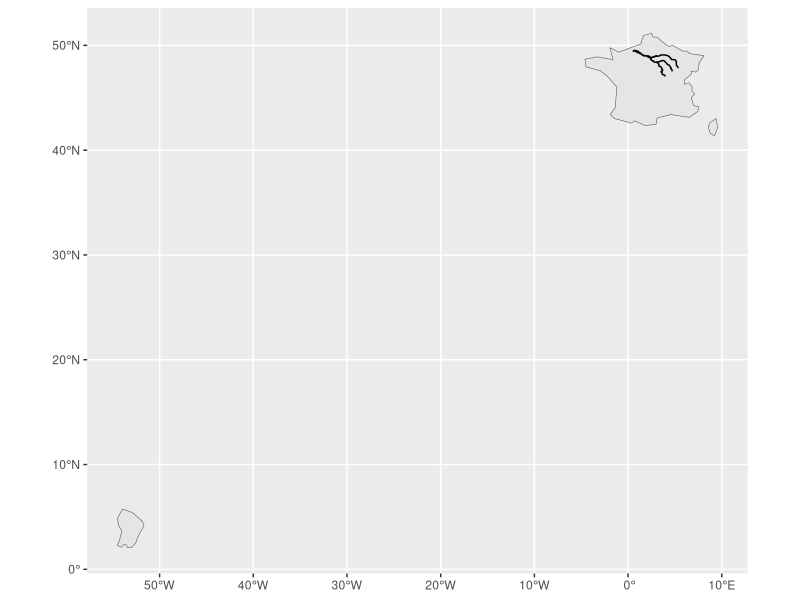
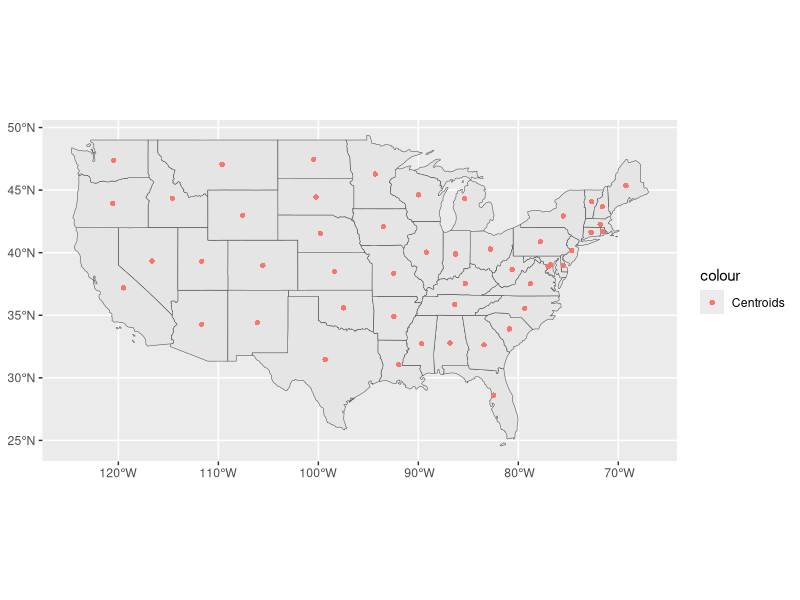
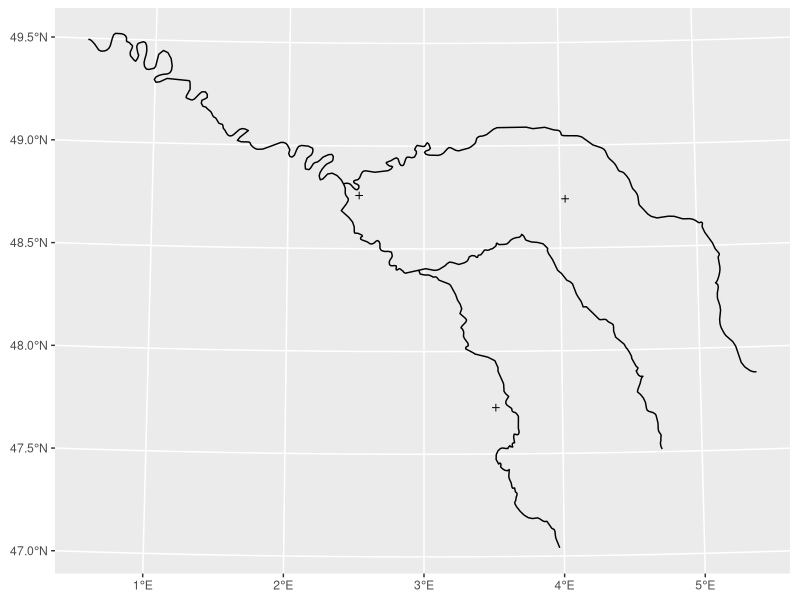
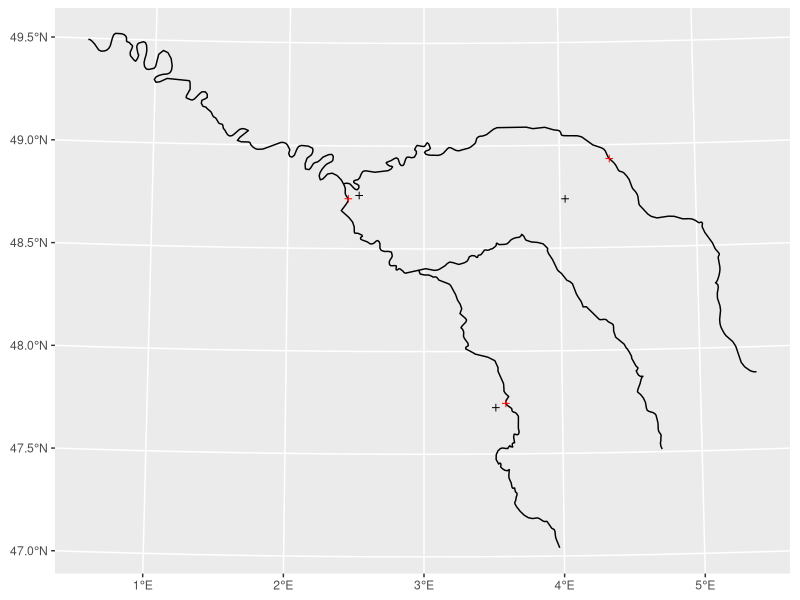
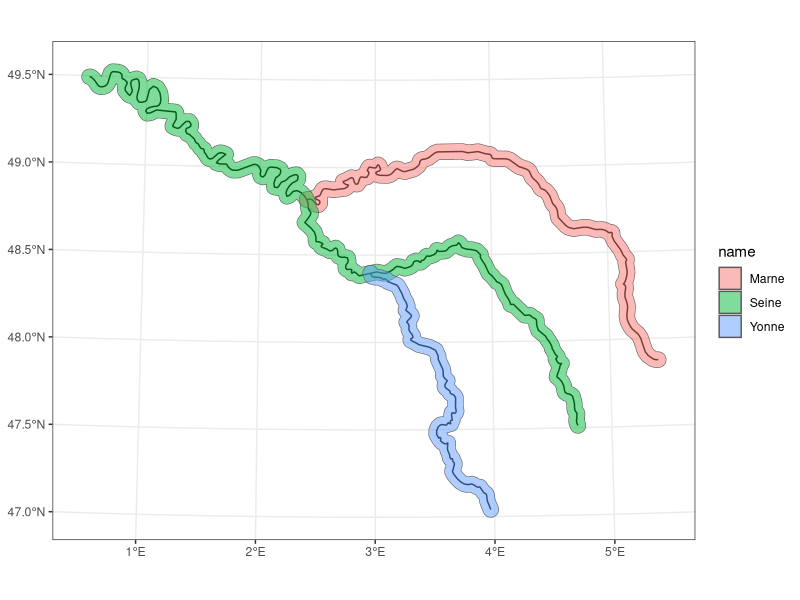
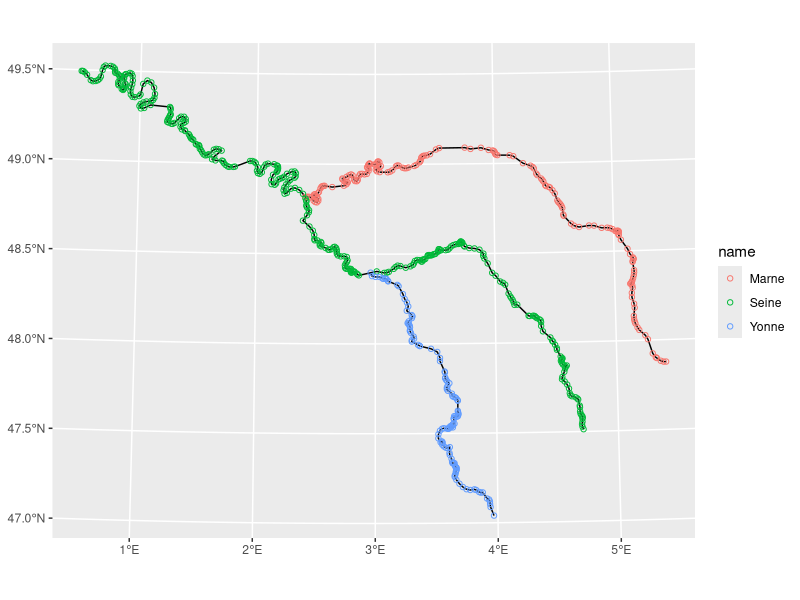
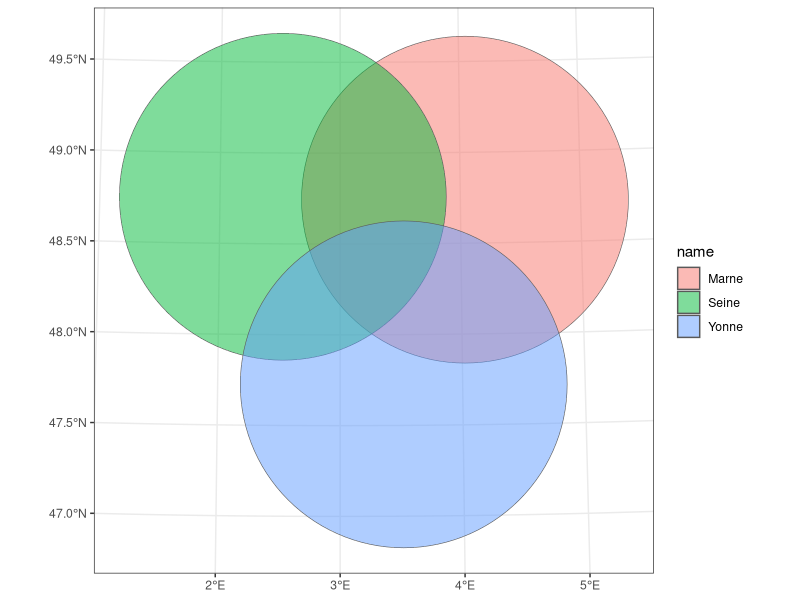
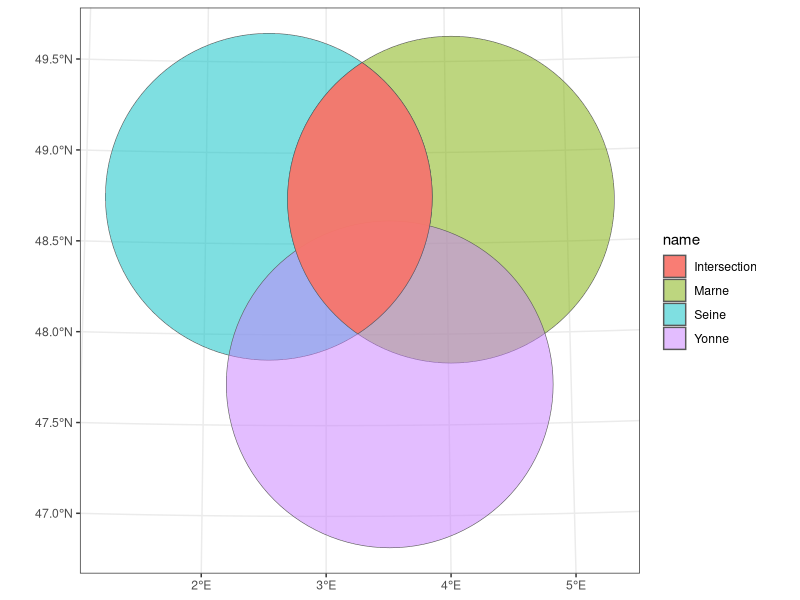

R code for these plots, in order:
## ------------------------------------------------------
## 01_CLASS04.R - R Script for Lecture 04 (GIS course).

# version: 1.0
# Author: Bruno Conte Leite @2022-23
# b.conte@unibo.it

## ------------------------------------------------------

library(sf) # simple features' library
library(spData) # library of spatial datasets
library(tidyverse) # dplyr, ggplot, ...

# 1. UNARY GEOMETRY OPERATIONS ----

# 1.1. Simplification
sf.river <- seine
# Rivers in France:
ggplot() + 
  geom_sf(data = world %>% filter(iso_a2=='FR')) +
  geom_sf(data = sf.river)

# Simplifying (reducing resolution)
sf.river.simple <- st_simplify(
  sf.river,
  dTolerance = 2000 # tolerance (in meters): the largest, the lower the resol
  )
rm(sf.river.simple)

# 1.2. Centroids

sf.usstates <- us_states
sf.usstates
sf.us.centroids <- st_centroid(sf.usstates)
sf.us.centroids

# Fields (variables) are kept:
names(sf.usstates)
names(sf.us.centroids)

# Visualizing
ggplot() +
  geom_sf(data = sf.usstates) +
  geom_sf(data = sf.us.centroids, aes(color = 'Centroids'), shape = 16)

# Important: centroids might not overlap
# with the geometry!

ggplot() +
  geom_sf(data = sf.river) +
  geom_sf(data = st_centroid(sf.river), shape = 3)

# Use st_point_on_surface():

sf.river.centroid.surface <- st_point_on_surface(sf.river)

ggplot() +
  geom_sf(data = sf.river) +
  geom_sf(data = st_centroid(sf.river), shape = 3) +
  geom_sf(data = sf.river.centroid.surface, shape = 3, color='red')


# 1.3. Buffers:

# Use st_buffer()

sf.river.buffer <- st_buffer(
  sf.river,
  dist = 5000 # 5 km (distance is in meters!)
  )

ggplot() +
  geom_sf(data = sf.river) +
  geom_sf(data = sf.river.buffer, aes(fill=name), alpha=.5) +
  theme_bw()

# 1.4. Type transformations (casting)

sf.river <- seine
sf.cast <- st_cast(x = sf.river, to = 'MULTIPOINT')

ggplot() +
  geom_sf(data = sf.river) +
  geom_sf(data = sf.cast, aes(color = name),shape = 1)

# 1.5. Affine transformations: shifting, scaling, 
# rotating; see Chapter 5.2.4 of
# https://r.geocompx.org/geometry-operations.html

# ----

# 2. BINARY GEOMETRY OPERATIONS: ----

# 2.1. Clipping:

sf.circles <- st_centroid(seine) %>% 
  st_buffer(dist=100000)

ggplot() + 
  geom_sf(data = sf.circles, aes(fill=name),alpha=.5) +
  theme_bw()

# Clipping: must use unitary geometries!

sf.circle.1 <- sf.circles[1,]
sf.circle.2 <- sf.circles[2,]

sf.intersection <- st_intersection(
  sf.circle.1,
  sf.circle.2
  )
# look at the name of the fields (variables)
sf.intersection

ggplot() + 
  geom_sf(data = sf.circles, aes(fill=name),alpha=.5) +
  geom_sf(data = sf.intersection, aes(fill='Intersection'),alpha=.95) +
  theme_bw()

# Trying other clipping topological
# relationship (difference)
sf.difference <- st_difference(
  sf.circle.1,
  sf.circle.2
)

ggplot() + 
  geom_sf(data = sf.circles, aes(fill=name),alpha=.5) +
  geom_sf(data = sf.difference, aes(fill='Difference'),alpha=.95) +
  theme_bw()

# 2.2. Unions:

# Recall: attribute (or spatial) aggregation
# do unite (dissolve) touching geometries (i.e.
# polygons).

# However, if one wants to unite two TOUCHING
# polygons, use st_union():

sf.union <- st_union(
  sf.circle.1,
  sf.circle.2
)

ggplot() + 
  geom_sf(data = sf.circles, aes(fill=name),alpha=.5) +
  geom_sf(data = sf.union, aes(fill='Union'),alpha=.95) +
  theme_bw()

# 2.3. Distances:

# Use st_distance() - calculates MINIMUM 
# DISTANCES.

sf.river <- seine
sf.centr <- st_centroid(sf.river)

st_distance(sf.river)
st_distance(sf.centr)
st_distance(sf.centr,sf.river)
st_distance(sf.centr,sf.river,by_element = T)

# ----





























# 
# 
